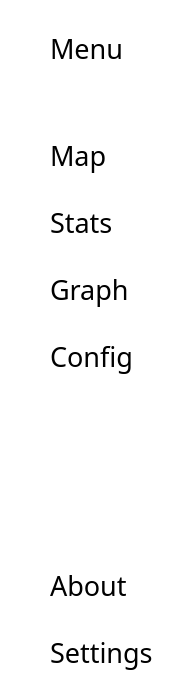
   <widget class="QWidget" name="widget_sidebar_labels" native="true">
    <property name="geometry">
     <rect>
      <x>10</x>
      <y>0</y>
      <width>181</width>
      <height>700</height>
     </rect>
    </property>
    <property name="styleSheet">
     <string notr="true">QWidget {
    border-top-left-radius: 0px;
    border-bottom-left-radius: 0px;
    border-top-right-radius: 15px;
    border-bottom-right-radius: 15px;
    background-color: rgb(255, 255, 255);
}</string>
    </property>
    <widget class="QWidget" name="verticalLayoutWidget_2">
     <property name="geometry">
      <rect>
       <x>50</x>
       <y>0</y>
       <width>131</width>
       <height>701</height>
      </rect>
     </property>
     <layout class="QVBoxLayout" name="layout_text">
      <property name="spacing">
       <number>30</number>
      </property>
      <property name="topMargin">
       <number>30</number>
      </property>
      <property name="bottomMargin">
       <number>30</number>
      </property>
      <item>
       <widget class="QLabel" name="label_menu">
        <property name="minimumSize">
         <size>
          <width>0</width>
          <height>30</height>
         </size>
        </property>
        <property name="font">
         <font>
          <family>Proximus</family>
          <pointsize>20</pointsize>
         </font>
        </property>
        <property name="styleSheet">
         <string notr="true">color: rgb(0,0,0);</string>
        </property>
        <property name="text">
         <string>Menu</string>
        </property>
       </widget>
      </item>
      <item>
       <spacer name="verticalSpacer_3">
        <property name="orientation">
         <enum>Qt::Orientation::Vertical</enum>
        </property>
        <property name="sizeType">
         <enum>QSizePolicy::Policy::Fixed</enum>
        </property>
        <property name="sizeHint" stdset="0">
         <size>
          <width>20</width>
          <height>40</height>
         </size>
        </property>
       </spacer>
      </item>
      <item>
       <widget class="QLabel" name="label_map">
        <property name="minimumSize">
         <size>
          <width>0</width>
          <height>30</height>
         </size>
        </property>
        <property name="font">
         <font>
          <family>Proximus</family>
          <pointsize>20</pointsize>
          <bold>false</bold>
         </font>
        </property>
        <property name="styleSheet">
         <string notr="true">color: rgb(0,0,0);</string>
        </property>
        <property name="text">
         <string>Map</string>
        </property>
       </widget>
      </item>
      <item>
       <widget class="QLabel" name="label_stats">
        <property name="minimumSize">
         <size>
          <width>0</width>
          <height>30</height>
         </size>
        </property>
        <property name="font">
         <font>
          <family>Proximus</family>
          <pointsize>20</pointsize>
         </font>
        </property>
        <property name="styleSheet">
         <string notr="true">color: rgb(0,0,0);</string>
        </property>
        <property name="text">
         <string>Stats</string>
        </property>
       </widget>
      </item>
      <item>
       <widget class="QLabel" name="label_graph">
        <property name="minimumSize">
         <size>
          <width>0</width>
          <height>30</height>
         </size>
        </property>
        <property name="font">
         <font>
          <family>Proximus</family>
          <pointsize>20</pointsize>
         </font>
        </property>
        <property name="styleSheet">
         <string notr="true">color: rgb(0,0,0);</string>
        </property>
        <property name="text">
         <string>Graph</string>
        </property>
       </widget>
      </item>
      <item>
       <widget class="QLabel" name="label_config">
        <property name="minimumSize">
         <size>
          <width>0</width>
          <height>30</height>
         </size>
        </property>
        <property name="font">
         <font>
          <family>Proximus</family>
          <pointsize>20</pointsize>
         </font>
        </property>
        <property name="text">
         <string>Config</string>
        </property>
       </widget>
      </item>
      <item>
       <spacer name="verticalSpacer_4">
        <property name="orientation">
         <enum>Qt::Orientation::Vertical</enum>
        </property>
        <property name="sizeHint" stdset="0">
         <size>
          <width>20</width>
          <height>40</height>
         </size>
        </property>
       </spacer>
      </item>
      <item>
       <widget class="QLabel" name="label_info">
        <property name="minimumSize">
         <size>
          <width>0</width>
          <height>30</height>
         </size>
        </property>
        <property name="font">
         <font>
          <family>Proximus</family>
          <pointsize>20</pointsize>
         </font>
        </property>
        <property name="styleSheet">
         <string notr="true">color: rgb(0,0,0);</string>
        </property>
        <property name="text">
         <string>About</string>
        </property>
       </widget>
      </item>
      <item>
       <widget class="QLabel" name="label_settings">
        <property name="minimumSize">
         <size>
          <width>0</width>
          <height>30</height>
         </size>
        </property>
        <property name="font">
         <font>
          <family>Proximus</family>
          <pointsize>20</pointsize>
         </font>
        </property>
        <property name="text">
         <string>Settings</string>
        </property>
       </widget>
      </item>
     </layout>
    </widget>
   </widget>
